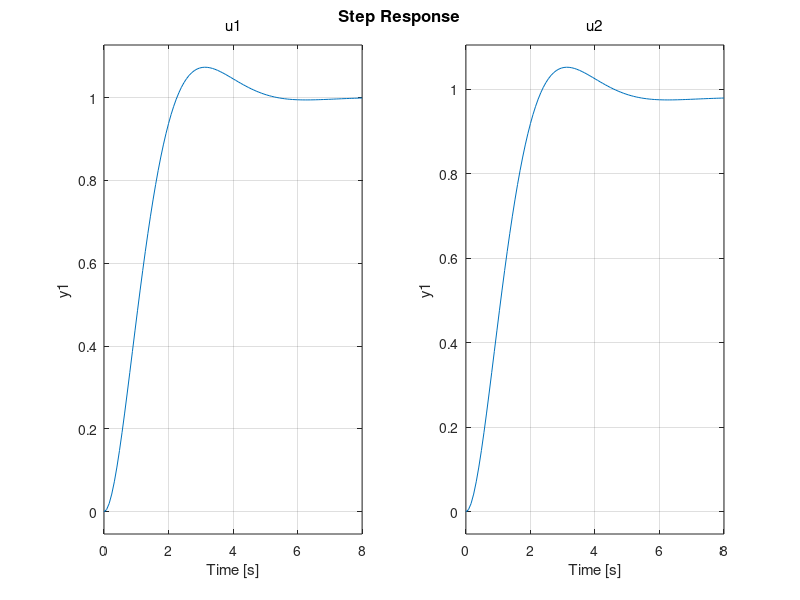

Here is the MATLAB script that generated this plot: (Note: this script raises an error after producing the figure.)
clear all;
clc;
up=5*pi/180;
down=-up;
g=9.81;
K2=6.664;
Ts=0.02;
K1=6.1486;
s=tf('s');
X=K1/s^2;
Y=K2/s^2;
Con=0;
x0=0.3;
y0=0.3;
A_x=[0 1;0 0];
B_x=[0;K1];
C_x=[1 0];
D_x=0;
D_y=0;
A_y=[0 1;0 0];
B_y=[0;K2];
C_y=[1 0];
Cont_x=ctrb(A_x,B_x);
Obs_x=obsv(A_x,C_x);
Cont_y=ctrb(A_y,B_y);
Obs_y=obsv(A_y,C_y);
set_time=3;
xi=0.7;
wn=1/0.7;
Hdes = wn^2/(s^2+2*xi*wn*s+wn^2);
pol = pole(Hdes);
p=[-xi*wn+wn*sqrt(xi^2-1),-xi*wn-wn*sqrt(xi^2-1)];
Kx=place(A_x,1.2*B_x,p);
Ky=place(A_y,1.2*B_y,p);

sys_res_x=ss(A_x-B_x*Kx,B_x*Kx,C_x,D_x);
sys_res_y=ss(A_y-B_y*Ky,B_y*Ky,C_y,D_y);
step(sys_res_x)
step(sys_res_y)
L_x=(A_x^2+50*A_x+225*eye(2))*Obs_x^(-1)*[0;1];

%% Plotting Response

plot(time,Xs);
plot(time,Ys);



%% Plotting trajectory

plot(Xs,Ys)
hold on
t=0:0.0001:2*pi;
x=0.3*cos(t);
y=0.3*sin(t);
plot(x,y)
hold off
